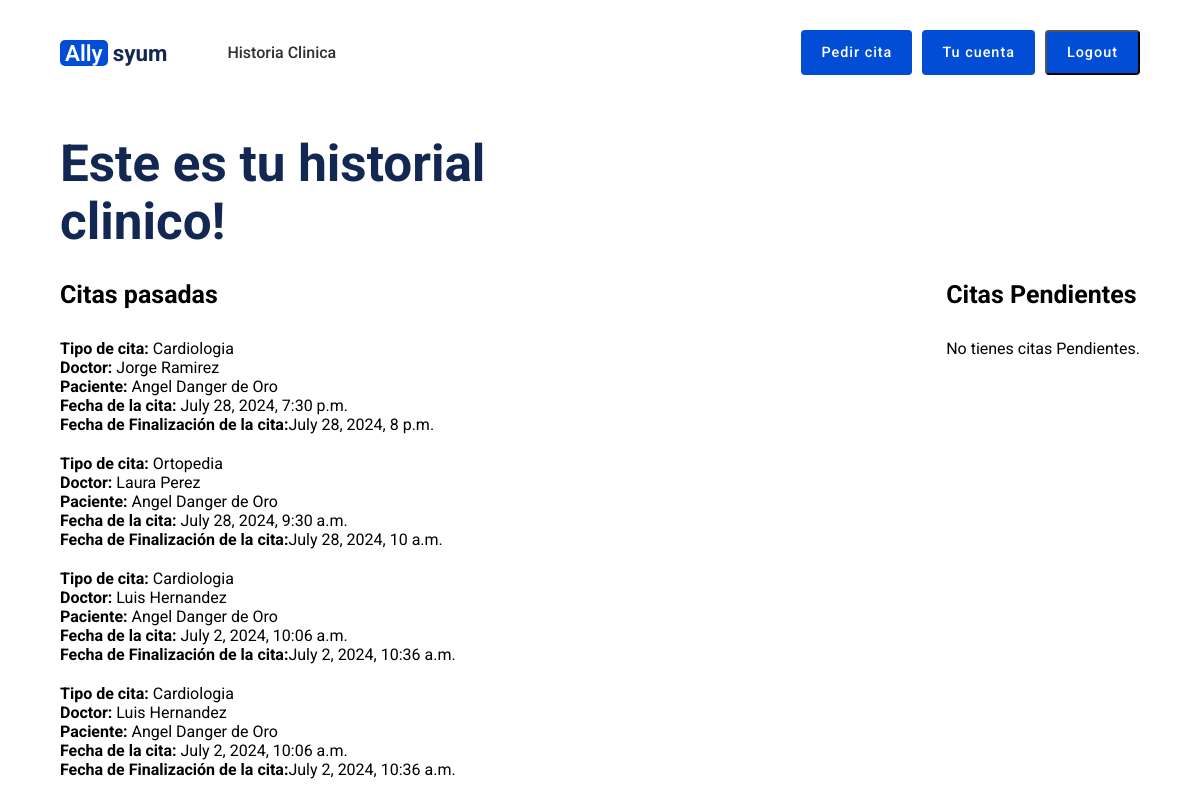
The app's page /appointments/clinicHistory/ (signed in) with its own data.
### appointments/models.py (models this page shows, shortened)
class Appointment(models.Model):
    doctorId = models.ForeignKey(Doctor, on_delete=models.CASCADE)
    userId = models.ForeignKey(CustomUser, on_delete=models.CASCADE)
    tipoCita = models.CharField(max_length=75)
    fechaInicio = models.DateTimeField()
    fechaFin = models.DateTimeField()

class Doctor(models.Model):
    nombre = models.CharField(max_length=40)
    apellidos = models.CharField(max_length=50)
    IPS = models.CharField(max_length=50)
    correo = models.EmailField(unique=True)
    cedula = models.CharField(max_length=20, unique=True)
    especialidad = models.CharField(max_length=50)

### users/models.py (models this page shows, shortened)
class CustomUser(AbstractBaseUser, PermissionsMixin):
    cedula = models.CharField(max_length=20, unique=True)
    nombre = models.CharField(max_length=30)
    apellidos = models.CharField(max_length=30)
    IPS = models.CharField(max_length=50)
    correo = models.EmailField(unique=True)
    tipoDeAfiliacion = models.CharField(max_length=10)  # Puede ser un campo de elección si tienes valores específicos
    is_active = models.BooleanField(default=True)
    is_staff = models.BooleanField(default=False)
    objects = CustomUserManager()
    USERNAME_FIELD = 'cedula'
    REQUIRED_FIELDS = ['nombre', 'apellidos', 'correo', 'tipoDeAfiliacion']

### appointments/views.py (the view)
# urls.py: path('clinicHistory/', views.clinicHistory,name='clinicHistory'),
@login_required(login_url='/users/login')
def clinicHistory(request):
    currentUserId = request.user.id
    pastAppointments = Appointment.objects.filter(userId=currentUserId, fechaFin__lt = datetime.now())
    pendingAppointments = Appointment.objects.filter(userId=currentUserId, fechaFin__gte = datetime.now())
    return render(request,'appointments/clinicHistory.html',{'past':pastAppointments, 'pending':pendingAppointments})

### appointments/templates/appointments/clinicHistory.html (shortened to what this page needs)
<!DOCTYPE html>
{% load static %}
<html lang="en">
<head>
    <link rel="stylesheet" href="{% static 'css/navbar.css' %}">
    <link rel="stylesheet" href="{% static 'css/appointments.css' %}">
    <link rel="stylesheet" href="{% static 'css/clinicHistory.css' %}">
</head>
<body>
    <section id="hero">
        <nav class="navigation">
            <a href="/appointments" class="logo"><span>Ally</span>syum</a>
            <ul class="menu">
                <li><a href="/appointments/clinicHistory">Historia Clinica</a></li>
            </ul>
            <div class="navbar-logout">
                {% if user.tipoDeAfiliacion != 'NA' %}
                <a href="/appointments/getAppointments" class="nav-appointment-btn">Pedir cita</a>
                {% endif %}                <a class="nav-appointment-btn account-button" href="/appointments/urAccount">Tu cuenta</a>
                <button class = "nav-appointment-btn" onclick="window.location.href='/users/logout'">Logout</button>
            </div>
        </nav>
        <div class="hero-content">
            <div class="hero-text">
                <h1>Este es tu historial clinico!</h1>
        </div>
    </section>
    <div class = "clinicHistoryDiv">
        <div class = "pastAppointments">
            <h1>Citas pasadas</h1>
            {% for a in past %}
            <div class="appointment-container">
                <p><strong>Tipo de cita:</strong> {{ a.tipoCita }}</p>
                <p><strong>Doctor:</strong> {{ a.doctorId.nombre }} {{ a.doctorId.apellidos }}</p>
                <p><strong>Paciente:</strong> {{ a.userId.nombre }} {{ a.userId.apellidos }}</p>
                <p><strong>Fecha de la cita:</strong> {{ a.fechaInicio }}</p>
                <p><strong>Fecha de Finalización de la cita:</strong>{{a.fechaFin }}</p>
            </div>
            {% empty %}
                <p>No tienes citas pasadas.</p>
            {% endfor %}
        </div>
        <div class = "futureAppointments">
            <h1>Citas Pendientes</h1>
            {% for ap in pending %}
            <div class="pending-container">
                <div class="detail-container">
                    <p><strong>Tipo de cita:</strong> {{ ap.tipoCita }}</p>
                    <p><strong>Doctor:</strong> {{ ap.doctorId.nombre }} {{ ap.doctorId.apellidos }}</p>
                    <p><strong>Paciente:</strong> {{ ap.userId.nombre }} {{ ap.userId.apellidos }}</p>
                    <p><strong>Fecha de la cita:</strong> {{ ap.fechaInicio }}</p>
                </div>
                <div class ="delete-container">
                    <form action="{% url 'appointments:deleteAppointment' ap.id %}" method="POST">
                        {% csrf_token %}
                        <button class="cancel">Cancelar cita</button>
                    </form>
                </div>
            </div>
            {% empty %}
                <p>No tienes citas Pendientes.</p>
            {% endfor %}
        </div>
    </div>
</body>
</html>

### static/css/navbar.css (style rules this page uses)
* { margin: 0px; padding: 0px; font-family: "Roboto", Helvetica, sans-serif; box-sizing: border-box; scroll-behavior: smooth; }
a { text-decoration: none; }
ul { list-style: none; }
.navigation { display: flex; justify-content: space-between; align-items: center; max-width: 1200px; width: 90%; margin: 0px auto; padding: 30px 0px; }
.navbar-logout { display: flex; flex-direction: row; }
.logo { color:#122853; font-weight: 700; font-size: 1.4rem; }
.logo span { background-color: #014dd5; color: #ffffff; padding: 0px 5px; border-radius: 5px; font-weight: 600; margin-right: 5px; }
.menu { display: flex; justify-content: center; align-items: center; margin-right: auto; margin-left: 40px; }
.menu li a { margin: 0px 20px; color: #303030; font-weight: 500; transition: all ease 0.3s; }
.nav-appointment-btn { cursor: pointer; height: 45px; padding: 0px 20px; margin-left: 10px; border-radius:4px; background-color: #014dd5; color: #ffffff; display: flex; justify-content: center; align-items: center; font-weight: 500; letter-spacing: 1px; font-size: 0.9rem; }
.hero-content { max-width: 1200px; width: 90%; margin: 0px auto; display: grid; grid-template-columns: 1fr 1fr; align-items: flex-start; margin-top: auto; }
.hero-text { display: flex; flex-direction: column; margin-top: 30px; }
.hero-text h1 { font-size: 3.2rem; color: #122853; line-height: 3.6rem; }

### static/css/clinicHistory.css (style rules this page uses)
.clinicHistoryDiv { display: flex; flex-direction: row; justify-content: space-between; max-width: 1200px; width: 90%; margin: 0px auto; margin-top: 30px; }
.pastAppointments h1 { font-size: 25px; color: black; margin-bottom: 30px; }
.futureAppointments h1 { font-size: 25px; color: black; margin-bottom: 30px; }
.appointment-container { margin-bottom: 20px; }

### records on screen
Appointment: tipoCita "Cardiologia", doctorId.nombre "Jorge", doctorId.apellidos "Ramirez", userId.nombre "Angel", userId.apellidos "Danger de Oro", fechaInicio "July 28, 2024, 7:30 p.m.", fechaFin "July 28, 2024, 8 p.m."
Appointment: tipoCita "Ortopedia", doctorId.nombre "Laura", doctorId.apellidos "Perez", userId.nombre "Angel", userId.apellidos "Danger de Oro", fechaInicio "July 28, 2024, 9:30 a.m.", fechaFin "July 28, 2024, 10 a.m."
Appointment: tipoCita "Cardiologia", doctorId.nombre "Luis", doctorId.apellidos "Hernandez", userId.nombre "Angel", userId.apellidos "Danger de Oro", fechaInicio "July 2, 2024, 10:06 a.m.", fechaFin "July 2, 2024, 10:36 a.m."
Appointment: tipoCita "Cardiologia", doctorId.nombre "Luis", doctorId.apellidos "Hernandez", userId.nombre "Angel", userId.apellidos "Danger de Oro", fechaInicio "July 2, 2024, 10:06 a.m.", fechaFin "July 2, 2024, 10:36 a.m."
